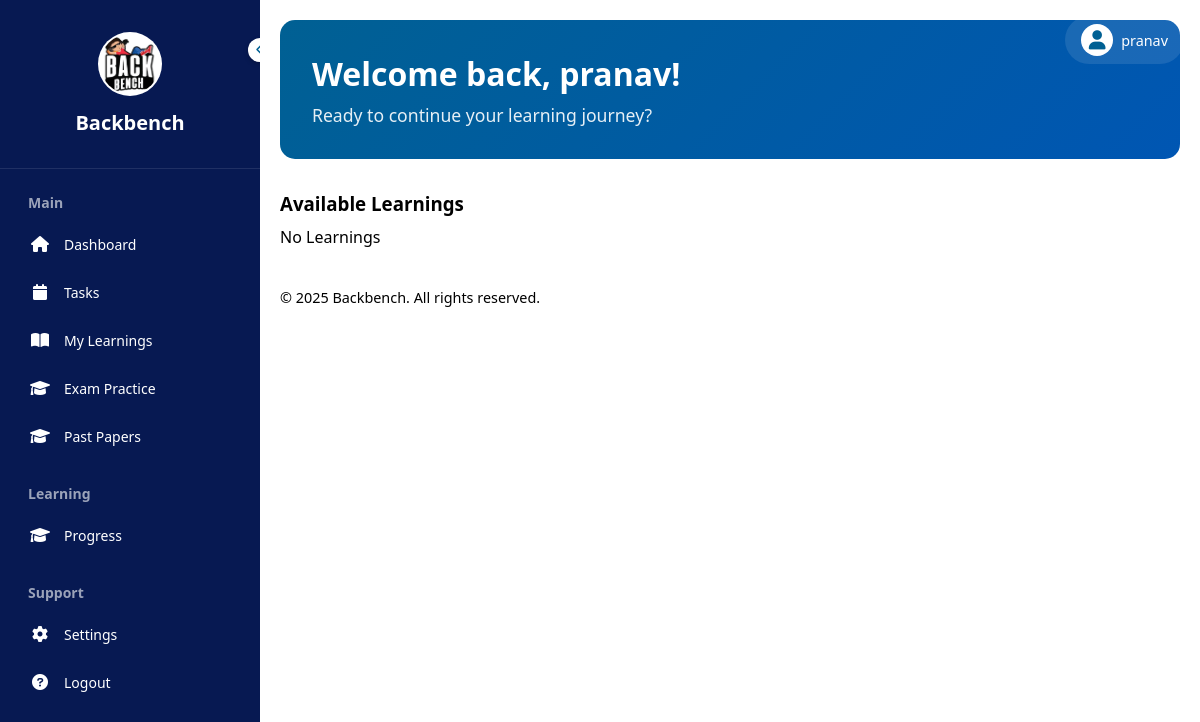
/user_home (signed in), run on an earlier commit of the app's database.
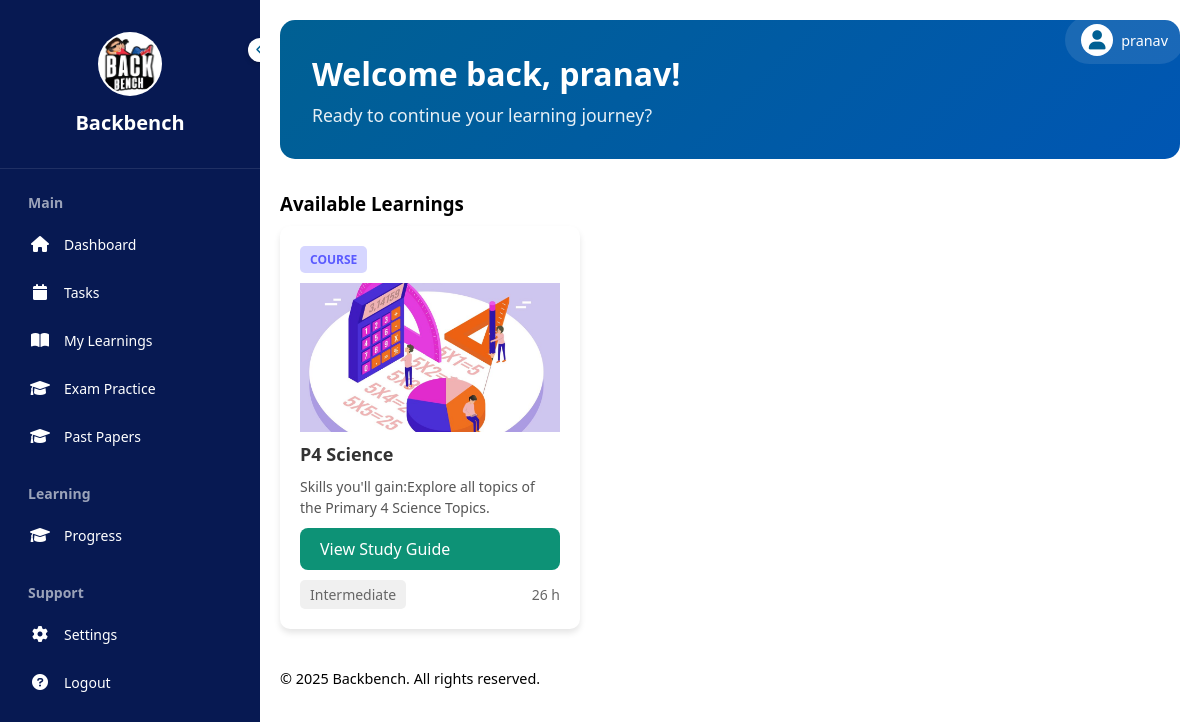
And on a later commit of the database.
### app.py (models this page shows)
class User(db.Model, UserMixin):
    id = db.Column(db.Integer, primary_key=True)
    username = db.Column(db.String(20), unique=True, nullable=False)
    password = db.Column(db.String(60), nullable=False)
    student_class = db.Column(db.String(50), nullable=False)
    wallet_balance = db.Column(db.Float, default=0.0)  # New field to store total balance

class Learning(db.Model):
    id = db.Column(db.Integer, primary_key=True)
    title = db.Column(db.String(100), nullable=False)  # Title of the learning material
    desc = db.Column(db.Text, nullable=True)           # Description of the learning material
    code = db.Column(db.String(50), nullable=False)    # Code identifier for the learning material

### app.py (the view)
@app.route("/user_home")
@login_required
def user_home():
    today = datetime.now().date()
    tomorrow = today + timedelta(days=1)
    todos = ToDo.query.filter(
        ToDo.user_id == current_user.id,
        ToDo.date.in_([today, tomorrow])  # Filter for today and tomorrow
    ).order_by(ToDo.date.asc()).all()
    print(todos)
    user_class = current_user.student_class
    print(user_class)
    exams = db.session.query(Exam).join(ExamMapping).filter(ExamMapping.class_name == user_class).all()
    learnings = db.session.query(Learning).join(LearningsMapping).filter(LearningsMapping.class_name == user_class).all()
    return render_template("user_home.html", exams=exams, attempts=attempts, learnings=learnings, todos=todos)

### app.py (called while the page is built)
@login_manager.user_loader
def load_user(user_id):
    return User.query.get(int(user_id))

### templates/user_home.html (shortened to what this page needs)
<!DOCTYPE html>
<html lang="en">
<head>
    <link href="https://cdnjs.cloudflare.com/ajax/libs/font-awesome/6.0.0/css/all.min.css" rel="stylesheet">
</head>
<body>
    <div class="user-profile">
        <div class="user-profile-info" onclick="toggleDropdown()">
            <div class="user-avatar">
                <i class="fas fa-user"></i>
            </div>
            <span class="user-name">{{ current_user.username }}</span>
        </div>
    </div>
    <div class="sidebar" id="sidebar">
        <div class="logo-container">
            <a href="{{ url_for('dashboard') }}"><img src="static/logo2.png"  alt="Logo"> </a>
            <h2>Backbench</h2>
        </div>
        <div class="toggle-btn" onclick="toggleSidebar()">
            <i class="fas fa-chevron-left" id="toggle-icon"></i>
        </div>
        <div class="nav-sections">
            <div class="section">
                <h3 class="section-title">Main</h3>
                <ul class="nav-links">
                      <li><a href="{{ url_for('dashboard') }}" class="nav-link">
                        <i class="fas fa-home"></i>
                        <span>Dashboard</span>
                    </a></li>
                    <li><a href="{{ url_for('task') }}" class="nav-link">
                        <i class="fas fa-calendar"></i>
                        <span>Tasks</span>
                    </a></li>
                    <li><a href="{{ url_for('user_home') }}" class="nav-link">
                        <i class="fas fa-book-open"></i>
                        <span>My Learnings</span>
                    </a></li>
                     <li><a href="{{ url_for('papers') }}" class="nav-link">
                        <i class="fas fa-graduation-cap"></i>
                        <span>Exam Practice</span>
                    </a></li>
                    <li><a href="{{ url_for('pastpapers') }}" class="nav-link">
                        <i class="fas fa-graduation-cap"></i>
                        <span>Past Papers</span>
                    </a></li>
                </ul>
            </div>
            <div class="section">
                <h3 class="section-title">Learning</h3>
                <ul class="nav-links">
                    <li><a  href="{{ url_for('attempts') }}" class="nav-link">
                        <i class="fas fa-graduation-cap"></i>
                        <span>Progress</span>
                    </a></li>
                </ul>
            </div>
            <div class="section">
                <h3 class="section-title">Support</h3>
                 <ul class="nav-links">
                    <li><a href="{{ url_for('settings') }}" class="nav-link">
                        <i class="fas fa-cog"></i>
                        <span>Settings</span>
                    </a></li>
                     <li><a href="{{ url_for('logout') }}" class="nav-link">
                        <i class="fas fa-question-circle"></i>
                        <span>Logout</span>
                    </a></li>
                </ul>
            </div>
        </div>
    </div>
    <div class="main-content" id="main-content">
        <div class="welcome-section">
            <div class="welcome-content">
                <h1>Welcome back, {{ current_user.username }}! </h1>
                <p>Ready to continue your learning journey?</p>
            </div>
        </div>
     <h3>Available Learnings</h3>
     <div class="exam-catalog">
     {% if learnings %}
            {% for learn in learnings %}
                 <div class="card">
                   <div class="card-header">
                       <span class="badge">COURSE</span>
                   </div>
                        <img src="static/math.png" alt="5 Terre" style="width:100%">
                   <h2 class="course-title">{{ learn.title }}</h2>
                   <p class="course-description">
                       Skills you'll gain:{{ learn.desc }}
                   </p>
                   <a href="{{ url_for('learn', code=learn.code) }}" class="exam-link">View Study Guide</a>
                   <div class="course-meta">
                       <span class="difficulty">Intermediate</span>
                       <span class="duration">26 h</span>
                   </div>
               </div>
     {% endfor %}
     {% else %}
        <p>No Learnings</p>
    {% endif %}
      </div>
        <div style="margin-top: 20px; font-size: 0.9em;">
        <p>&copy; 2025 Backbench. All rights reserved.</p>
    </div>
    </div>
</body>
</html>

### templates/user_home.html (style rules this page uses)
* { margin: 0; padding: 0; box-sizing: border-box; font-family: 'Segoe UI', Tahoma, Geneva, Verdana, sans-serif; }
body { min-height: 100vh; position: relative; }
.sidebar { position: fixed; top: 0; left: 0; height: 100%; width: 260px; background: #071952; transition: all 0.3s ease; overflow-y: auto; z-index: 1001; }
.logo-container { padding: 2rem 0; text-align: center; border-bottom: 1px solid rgba(255, 255, 255, 0.1); }
.logo-container img { width: 64px; height: 64px; border-radius: 50%; background: white; padding: 2px; }
.logo-container h2 { color: white; margin-top: 0.5rem; font-size: 1.25rem; transition: opacity 0.3s ease; }
.toggle-btn { position: absolute; top: 38px; right: -12px; width: 24px; height: 24px; background: white; border-radius: 50%; display: flex; align-items: center; justify-content: center; cursor: pointer; box-shadow: 0 2px 5px rgba(0, 0, 0, 0.2); }
.toggle-btn i { color: #006093; font-size: 12px; }
.nav-sections { padding: 1.5rem 1rem; }
.section { margin-bottom: 1.5rem; }
.section-title { color: rgba(255, 255, 255, 0.6); font-size: 0.875rem; padding: 0 0.75rem; margin-bottom: 0.5rem; }
.nav-links { list-style: none; }
.nav-link { display: flex; align-items: center; padding: 0.75rem; color: white; text-decoration: none; border-radius: 0.5rem; transition: background-color 0.2s ease; }
.nav-link i { width: 24px; height: 24px; display: flex; align-items: center; justify-content: center; transition: transform 0.2s ease; }
.nav-link span { margin-left: 0.75rem; font-size: 0.875rem; white-space: nowrap; }
.main-content { margin-left: 260px; padding: 20px; transition: margin-left 0.3s ease; }
.user-profile { position: fixed; top: 0; right: 0; padding: 1rem; display: flex; align-items: center; gap: 1rem; z-index: 1001; }
.user-profile-info { display: flex; align-items: center; gap: 0.5rem; background: rgba(255, 255, 255, 0.1); padding: 0.5rem 1rem; border-radius: 50px; cursor: pointer; position: relative; }
.user-avatar { width: 32px; height: 32px; border-radius: 50%; background: #fff; display: flex; align-items: center; justify-content: center; }
.user-avatar i { color: #006093; font-size: 1.2rem; }
.user-name { color: white; font-size: 0.9rem; font-weight: 500; }
.card { background-color: #ffffff; border-radius: 10px; box-shadow: 0 4px 6px rgba(0, 0, 0, 0.1); padding: 20px; width: 300px; display: flex; flex-direction: column; gap: 10px; }
.card-header { display: flex; justify-content: space-between; align-items: center; }
.badge { background-color: #d6d6ff; color: #5a5aff; font-weight: bold; font-size: 12px; padding: 5px 10px; border-radius: 5px; }
.course-title { font-size: 18px; color: #333333; margin: 0; }
.course-description { font-size: 14px; color: #555555; line-height: 1.5; }
.course-meta { display: flex; justify-content: space-between; align-items: center; font-size: 14px; color: #666666; }
.difficulty { background-color: #f0f0f0; padding: 5px 10px; border-radius: 5px; }
.duration { font-size: 14px; }
.exam-catalog { grid-template-columns: 1fr; }
.exam-catalog { display: grid; grid-template-columns: repeat(auto-fill, minmax(300px, 1fr)); gap: 20px; margin-bottom: 40px; margin-top: 10px; }
.exam-link { display: inline-block; padding: 10px 20px; background: #0D9276; color: white; text-decoration: none; border-radius: 8px; transition: background 0.3s ease; }
.welcome-section { background: linear-gradient(135deg, var(--primary-color), #0056b3); color: white; padding: 2rem; border-radius: 15px; margin-bottom: 2rem; position: relative; overflow: hidden; }
.welcome-content { position: relative; z-index: 1; }
.welcome-section h1 { font-size: 2rem; margin-bottom: 0.5rem; }
.welcome-section p { font-size: 1.1rem; opacity: 0.9; }
:root { --primary-color: #006093; --secondary-color: #f8f9fa; --accent-color: #ff6b6b; --text-color: #333; --border-color: #e0e0e0; }

What changed in the data, as far as the page shows it:
added Learning: title "P4 Science", desc "Explore all topics of the Primary 4 Science Topics."
Also different on the page:
text no longer shown: "No Learnings"
